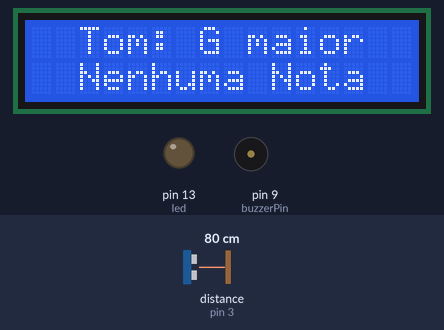
A sketch run on a simulated Arduino Uno, built with avr-gcc and run on an emulated ATmega328P. Shown: 16×2 character LCD, output pins drawn as LEDs (lit = HIGH), buzzer (waves = sounding). Wiring (inferred from the names in the program): ultrasonic range finder: trigger pin 5; echo pin 3. Inputs (shaded band) come from the test bench; at power-on: distance to the obstacle (sensor on pin 3) 80 cm. The echo pulse lasts 58.3 µs per cm; pins used as bus, display or sensor lines are not drawn.

Above: at 3.3 s.
3.4 s: distance to the obstacle (sensor on pin 3) set to 68 cm
4.9 s: distance to the obstacle (sensor on pin 3) set to 61 cm
At 6.0 s:
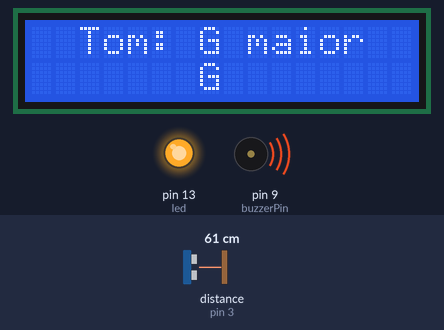
6.4 s: distance to the obstacle (sensor on pin 3) set to 9 cm
At 7.2 s:
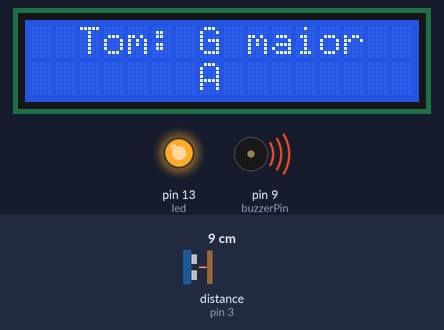
7.9 s: distance to the obstacle (sensor on pin 3) set to 18 cm
At 8.6 s:
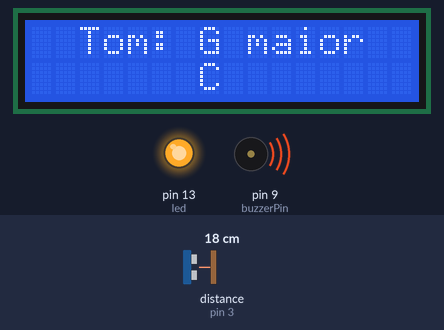
9.4 s: distance to the obstacle (sensor on pin 3) set to 30 cm
At 10.6 s:
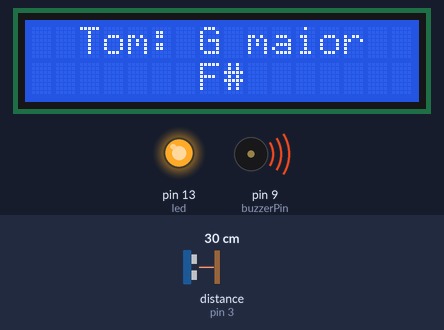
10.9 s: distance to the obstacle (sensor on pin 3) set to 20 cm
At 12.4 s:
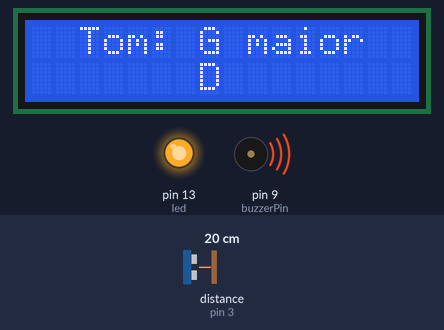
Timing chart, 0 to 13.4 s (numbered marks = the images above; inputs shaded):
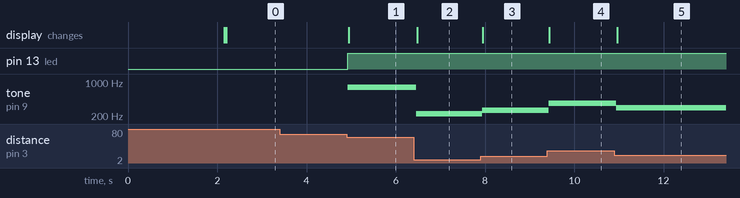

Measured:
- the behaviour switches between 64 and 63 cm on distance to the obstacle (sensor on pin 3) (found by bisection; images 0 and 1)
- after the input at 3.4 s, every drawn part: stays the same
- after the input at 4.9 s, pin 13 (led): LOW → HIGH at once; tone on pin 9 (buzzerPin): silent → 784 Hz at once; the display: changes at once (image 1)
- after the input at 6.4 s, tone on pin 9 (buzzerPin): 784 Hz → 220 Hz after 0.06 s; the display: changes after 0.08 s (image 2)
- after the input at 7.9 s, tone on pin 9 (buzzerPin): 220 Hz → 262 Hz at once; the display: changes after 0.05 s (image 3)
- after the input at 9.4 s, tone on pin 9 (buzzerPin): 262 Hz → 370 Hz at once; the display: changes at once (image 4)
- after the input at 10.9 s, tone on pin 9 (buzzerPin): 370 Hz → 294 Hz at once; the display: changes after 0.06 s (image 5)

The sketch:

old_I2C.ino
```cpp
#define trigPin 5  // define o pino Trig do sensor ultrassônico
#define echoPin 3  // define o pino Echo do sensor ultrassônico
#define buzzerPin 9 // define o pino do buzzer
#define led 13
#include <LiquidCrystal_I2C.h>
LiquidCrystal_I2C lcd(0x27, 16, 2);

void setup() {
  pinMode(trigPin, OUTPUT); // define o pino Trig como saída
  pinMode(echoPin, INPUT); // define o pino Echo como entrada
  pinMode(buzzerPin, OUTPUT); // define o pino do buzzer como saída
  pinMode(led, OUTPUT);
  lcd.init();
  lcd.backlight();
  lcd.begin(16, 2);
  // Escreve uma mensagem na primeira linha da tela
  lcd.setCursor(4, 0);
  lcd.print("Theremin");
  lcd.setCursor(1, 1);
  lcd.print("Gustavo Sabath");
  delay(2000);
  lcd.clear();
}

void loop() {
  float duration, cm;
  String note;
  digitalWrite(trigPin, LOW); // envia um pulso de 2us para o pino Trig
  delayMicroseconds(2);
  digitalWrite(trigPin, HIGH); // envia um pulso de 10us para o pino Trig
  delayMicroseconds(10);
  digitalWrite(trigPin, LOW);
  duration = pulseIn(echoPin, HIGH); // mede o tempo do pulso Echo em microssegundos
  cm = duration * 0.01715; // calcula a distância em centímetros
  int frequency = 0;

  if (cm >= 3.0 && cm < 7.0) {
    frequency = 196;
    note = "       G        ";
  } else if (cm >= 7.0 && cm < 11.0) {
    frequency = 220;
  note = "       A        ";
  } else if (cm >= 11.0 && cm < 15.0){
    frequency = 247;
  note = "       B        ";
  } else if (cm >= 15.0 && cm < 19.0){
    frequency = 262;
  note = "       C        ";
  } else if (cm >= 19.0 && cm < 23.0){
    frequency = 294;
  note = "       D        ";
  } else if (cm >= 23.0 && cm < 27.0){
    frequency = 330;
  note = "       E        ";
  } else if (cm >= 27.0 && cm < 31.0){
    frequency = 370;
  note = "       F#       ";
  } else if (cm >= 31.0 && cm < 35.0){
    frequency = 392;
  note = "       G        ";
  } else if (cm >= 35.0 && cm < 39.0){
    frequency = 440;
  note = "       A        ";
  } else if (cm >= 39.0 && cm < 43.0){
    frequency = 494;
  note = "       B        ";
  } else if (cm >= 43.0 && cm < 47.0){
    frequency = 523;
  note = "       C        ";
  } else if (cm >= 47.0 && cm < 51.0){
    frequency = 587;
  note = "       D        ";
  } else if (cm >= 51.0 && cm < 55.0){
    frequency = 659;
  note = "       E        ";
  } else if (cm >= 55.0 && cm < 59.0){
    frequency = 740;
  note = "       F#       ";
  } else if (cm >= 59.0 && cm < 63.0){
    frequency = 784;
  note = "       G        ";
  }
  lcd.setCursor(0, 0);
  lcd.print("  Tom: G maior  ");
  lcd.setCursor(0, 1);

  if (cm >= 3.0 && cm < 63.0){
    tone(buzzerPin, frequency);
    digitalWrite(led, HIGH);
  } else {
    note = "  Nenhuma Nota  ";
    noTone(buzzerPin);
    digitalWrite(led, LOW);
  }

  lcd.print(note);
  delay(10);
}
```
